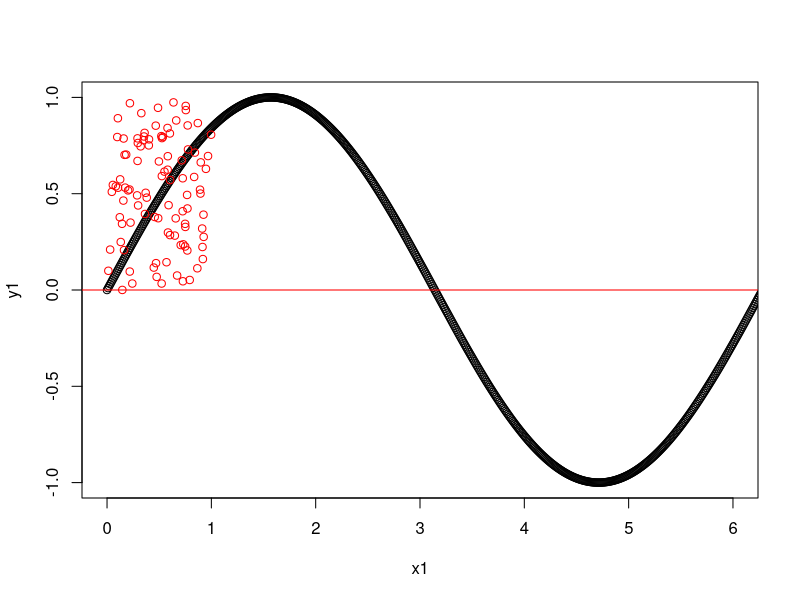
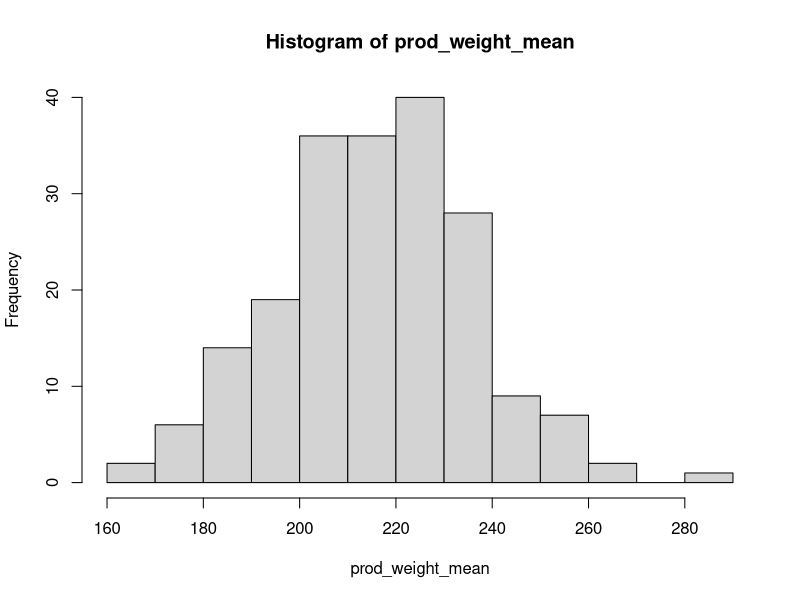
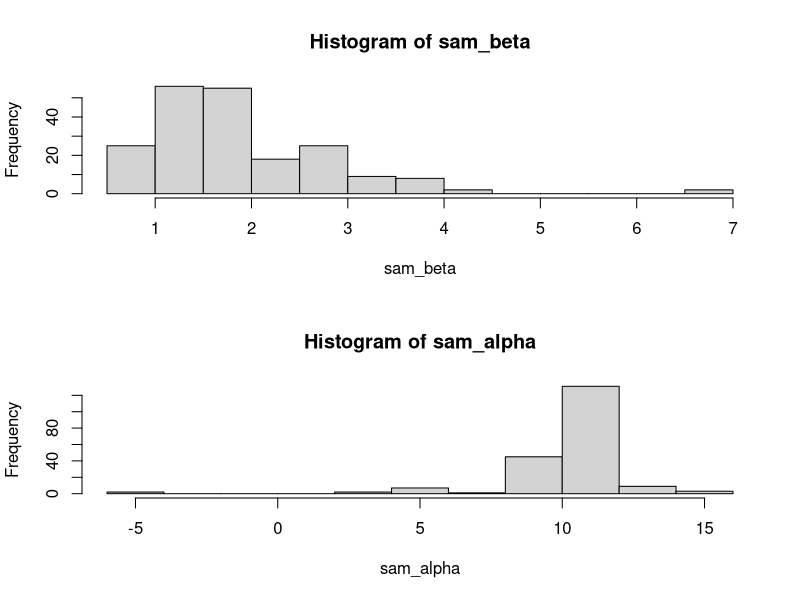
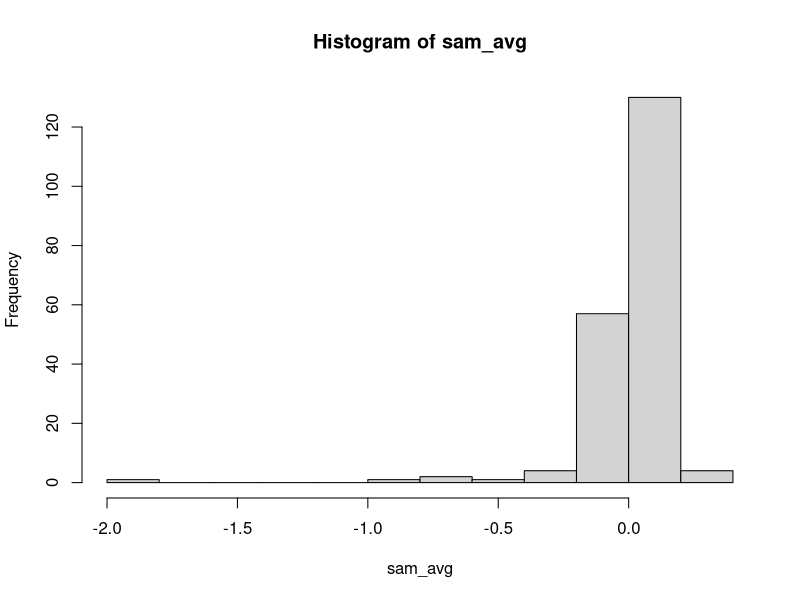

Reproduce these figures in R, in order.
############################################################################
############################################################################

#From,

#      Gokul Kaisaravalli Bhojraj
#      Id: 80789
#      Business Intelligence

############################################################################
############################################################################

#@@@@@@@@@@@@@@@@@@@@@@@@@@@@@@@@@@@@@@@@@@@@@@@@@@@@@@@@@@@@@@@@@@@@@@@@@@@

###############################################################

# 1)

x1<-seq(0,30,0.01)
y1<-sin(x1)
plot(x1,y1, xlim=c(0,6),ylim=c(-1,1))
abline(h=0,col="red")

numIn<-0
pival<-c()
for(i in 1:100)
{
  x<- runif(1,min=0,max=1)
  y<- runif(1,min=0,max=1)
  points(x,y,col="red")
  if (y<=sin(x))
  {
    numIn<- numIn+1
  }
  else
  {
    numIn<- numIn
  }
  pival[i]<-4*(numIn/i)
}
pival


##############################################################

# 2)

count<-0
output<-0

for(i in 1:1000)
{
  output<-sample(x=1:6,replace=T,size=2)
  
  if(output[1]==output[2])
  {
    count<-count+1
  }
   else
   {
     count<-count
   }
}
prob<-count/(1000)

count

prob

##############################################################

# 3)


prod_weight_mean<-c()
observed_weight_sample<-c(119,120,131,209,210,337,332,287,146,129,
                          232,169,208,253,142,105,419,179,324,287)
for(i in 1:200)
{
  
  sample_1<-sample(observed_weight_sample,size=length(observed_weight_sample),replace=T)
  prod_weight_mean[i]<-mean(sample_1)
}
Overall_mean_weight<-mean(prod_weight_mean)
hist(prod_weight_mean)

prod_weight_mean
quantile(prod_weight_mean,c(0.05,0.95))
Overall_mean_weight

###########################################################

# 4)

sam_beta<-c()
sam_alpha<-c()
sam_beta_mean<-0
sam_alpha_mean<-0
Id<-c(1,2,3,4,5)
sam_x<-c(1,2,3,5,4)
sam_y<-c(13,14,15,18,22)

data1<-data.frame(Id,sam_x,sam_y)
data1

for(i in 1:200)
{
    indexRow <- sample(1:5, size = 5, replace = T)
    sample1 <- data1[indexRow, ]
    sam_beta[i]<- coef(lm(sam_y~ sam_x, data = sample1))[2]
    sam_alpha[i]<-coef(lm(sam_y~ sam_x, data = sample1))[1]
    summary(lm(sam_y~ sam_x, data = sample1))
}
sam_beta_mean<-mean(sam_beta)
sam_alpha_mean<-mean(sam_alpha)

sam_beta
sam_alpha

par(mfrow=c(2,1))
hist(sam_beta)
hist(sam_alpha)
par(mfrow=c(1,1))
quantile(sam_beta,c(0.05,0.95))
quantile(sam_alpha,c(0.05,0.95))

sam_beta_mean
sam_alpha_mean

 ##################################################################

#5)

#   H0: Children NOT affected from bottled milk.
#   H1: Children affected from bottled milk.

id<-seq(1,19,1)
bottle <- c(0,1,1,0,0,0,1,0,0,0,1,1,0,1,1,1,1,0,1)
age <- c(9,14,15,10,12,6,19,10,8,6,12,13,20,13,16,14,9,12,12)
d_f<-data.frame(id,bottle,age)

sam_avg_bottle<-0
sam_avg_no_bottle<-0
sam_avg<-c()
bottle_sam<-c()
n<-0
m<-0

for(i in 1:200)
{
  
   id_sam<-sample(0:1,size=19,replace=T)
   d_f_sam<-data.frame(id,bottle,id_sam,age)
   bottle_sam<-d_f_sam$id_sam==1
   for(j in 1:19)
   {
       if(bottle_sam[j]==TRUE)
       {
          sam_avg_bottle<-sam_avg_bottle+d_f_sam$age[j]
          n<-n+1
       }
       else
       {
          sam_avg_no_bottle<-sam_avg_no_bottle+d_f_sam$age[j]
          m<-m+1
        }
     }
   sam_avg[i]<- (sam_avg_bottle/n)- (sam_avg_no_bottle/m)
}
sam_avg
avg<-mean(sam_avg)
hist(sam_avg)
quantile(sam_avg,c(0.025,0.975))
avg

# The actual average is 3.367, we need to compare our
# experimental value to this(3.367) and decide whether or not to reject the Ho.

############################################################################
               #@@@@@@@@@@@@@@@@@@@@@@@@@@@@@@@@@@@@@@@@@#
###########################################################################

